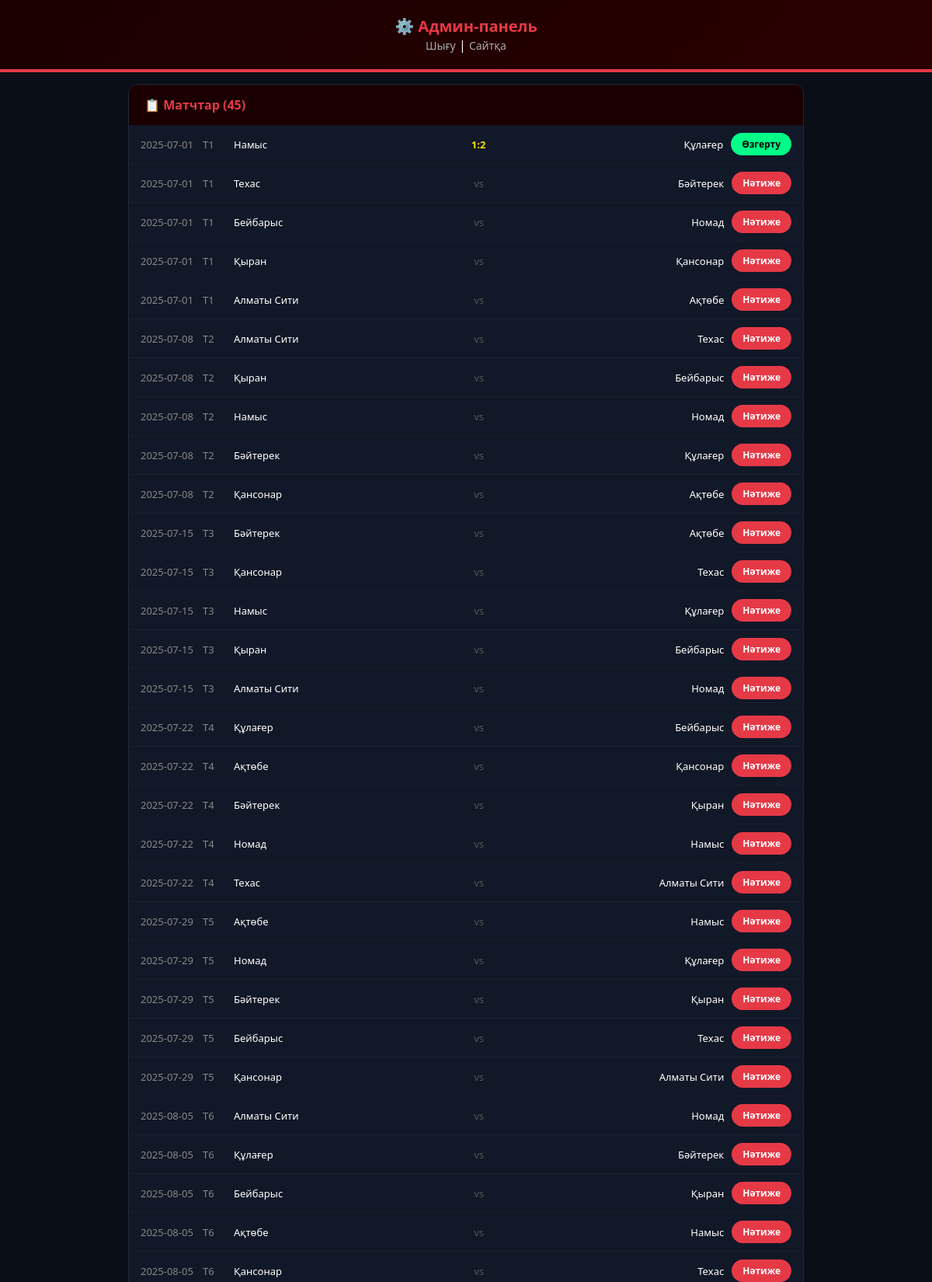
Page /admin (signed in, upper part) on the committed database.
### tables this page shows
CREATE TABLE matches (
        id INTEGER PRIMARY KEY, round INTEGER, home_team_id INTEGER, away_team_id INTEGER,
        home_score INTEGER DEFAULT 0, away_score INTEGER DEFAULT 0,
        match_date TEXT, status TEXT DEFAULT 'scheduled',
        FOREIGN KEY (home_team_id) REFERENCES teams(id),
        FOREIGN KEY (away_team_id) REFERENCES teams(id)
    );

CREATE TABLE teams (
        id INTEGER PRIMARY KEY, name TEXT, logo TEXT DEFAULT '',
        games INTEGER DEFAULT 0, wins INTEGER DEFAULT 0, draws INTEGER DEFAULT 0,
        losses INTEGER DEFAULT 0, goals_for INTEGER DEFAULT 0, goals_against INTEGER DEFAULT 0,
        points INTEGER DEFAULT 0
    );

### app.py (the view)
@app.route('/admin')
@admin_required
def admin():
    db = get_db()
    matches = db.execute('''
        SELECT m.*, t1.name as home_name, t2.name as away_name
        FROM matches m
        JOIN teams t1 ON m.home_team_id = t1.id
        JOIN teams t2 ON m.away_team_id = t2.id
        ORDER BY m.match_date, m.round, m.id
    ''').fetchall()
    news = db.execute('SELECT * FROM news ORDER BY created_date DESC').fetchall()
    db.close()
    return render_template('admin.html', matches=matches, news=news)

### app.py (called while the page is built)
def get_db():
    conn = sqlite3.connect('league.db')
    conn.row_factory = sqlite3.Row
    return conn

def admin_required(f):
    @wraps(f)
    def decorated(*args, **kwargs):
        if 'admin' not in session:
            return redirect('/login')
        return f(*args, **kwargs)
    return decorated

### templates/admin.html (shortened to what this page needs)
<!DOCTYPE html>
<html lang="kk">
<head>
</head>
<body>
    <div class="header">
        <h1>⚙️ Админ-панель</h1>
        <a href="/logout">Шығу</a> | <a href="/">Сайтқа</a>
    </div>
    <div class="container">
        <div class="card">
            <div class="card-header">📋 Матчтар ({{ matches|length }})</div>
            {% for match in matches %}
            <div class="match-row">
                <span style="color:#888;min-width:70px;">{{ match.match_date }}</span>
                <span style="min-width:30px;color:#888;">Т{{ match.round }}</span>
                <span style="flex:1;">{{ match.home_name }}</span>
                {% if match.status == 'finished' %}
                <span class="score">{{ match.home_score }}:{{ match.away_score }}</span>
                {% else %}
                <span style="color:#555;">vs</span>
                {% endif %}
                <span style="flex:1;text-align:right;">{{ match.away_name }}</span>
                <a href="/match/{{ match.id }}" class="btn {% if match.status == 'finished' %}btn-done{% endif %}">
                    {% if match.status == 'finished' %}Өзгерту{% else %}Нәтиже{% endif %}
                </a>
            </div>
            {% endfor %}
        </div>
    </div>
</body>
</html>

### templates/admin.html (style rules this page uses)
* { margin: 0; padding: 0; box-sizing: border-box; }
body { font-family: 'Segoe UI', Arial; background: #0a0e17; color: #fff; }
.header { background: linear-gradient(135deg, #1a0000, #2a0000); padding: 20px; text-align: center; border-bottom: 4px solid #e63946; }
.header h1 { font-size: 20px; color: #e63946; }
.header a { color: #aaa; text-decoration: none; font-size: 14px; }
.container { max-width: 900px; margin: 0 auto; padding: 15px; }
.card { background: #111827; border-radius: 12px; border: 1px solid #1f2937; overflow: hidden; margin-bottom: 15px; }
.card-header { background: #1a0000; padding: 15px 20px; font-weight: 700; color: #e63946; display: flex; align-items: center; gap: 10px; }
.match-row { display: flex; align-items: center; padding: 10px 15px; border-bottom: 1px solid #1a1f2e; gap: 10px; font-size: 13px; }
.btn { background: #e63946; color: #fff; padding: 6px 14px; border-radius: 15px; text-decoration: none; font-size: 12px; font-weight: 600; white-space: nowrap; }
.btn-done { background: #00ff88; color: #000; }
.score { font-weight: 700; margin: 0 5px; color: #ffd700; }

### rows in the picture
matches: match_date "2025-07-01", round "1", home_name "Намыс", home_score "1", away_score "2", away_name "Құлағер", status "Өзгерту"
matches: match_date "2025-07-01", round "1", home_name "Техас", status "vs", away_name "Бәйтерек"
matches: match_date "2025-07-01", round "1", home_name "Бейбарыс", status "vs", away_name "Номад"
matches: match_date "2025-07-01", round "1", home_name "Қыран", status "vs", away_name "Қансонар"
matches: match_date "2025-07-01", round "1", home_name "Алматы Сити", status "vs", away_name "Ақтөбе"
matches: match_date "2025-07-08", round "2", home_name "Алматы Сити", status "vs", away_name "Техас"
matches: match_date "2025-07-08", round "2", home_name "Қыран", status "vs", away_name "Бейбарыс"
matches: match_date "2025-07-08", round "2", home_name "Намыс", status "vs", away_name "Номад"
matches: match_date "2025-07-08", round "2", home_name "Бәйтерек", status "vs", away_name "Құлағер"
matches: match_date "2025-07-08", round "2", home_name "Қансонар", status "vs", away_name "Ақтөбе"
matches: match_date "2025-07-15", round "3", home_name "Бәйтерек", status "vs", away_name "Ақтөбе"
matches: match_date "2025-07-15", round "3", home_name "Қансонар", status "vs", away_name "Техас"
matches: match_date "2025-07-15", round "3", home_name "Намыс", status "vs", away_name "Құлағер"
matches: match_date "2025-07-15", round "3", home_name "Қыран", status "vs", away_name "Бейбарыс"
matches: match_date "2025-07-15", round "3", home_name "Алматы Сити", status "vs", away_name "Номад"
matches: match_date "2025-07-22", round "4", home_name "Құлағер", status "vs", away_name "Бейбарыс"
matches: match_date "2025-07-22", round "4", home_name "Ақтөбе", status "vs", away_name "Қансонар"
matches: match_date "2025-07-22", round "4", home_name "Бәйтерек", status "vs", away_name "Қыран"
matches: match_date "2025-07-22", round "4", home_name "Номад", status "vs", away_name "Намыс"
matches: match_date "2025-07-22", round "4", home_name "Техас", status "vs", away_name "Алматы Сити"
matches: match_date "2025-07-29", round "5", home_name "Ақтөбе", status "vs", away_name "Намыс"
matches: match_date "2025-07-29", round "5", home_name "Номад", status "vs", away_name "Құлағер"
matches: match_date "2025-07-29", round "5", home_name "Бәйтерек", status "vs", away_name "Қыран"
matches: match_date "2025-07-29", round "5", home_name "Бейбарыс", status "vs", away_name "Техас"
matches: match_date "2025-07-29", round "5", home_name "Қансонар", status "vs", away_name "Алматы Сити"
matches: match_date "2025-08-05", round "6", home_name "Алматы Сити", status "vs", away_name "Номад"
matches: match_date "2025-08-05", round "6", home_name "Құлағер", status "vs", away_name "Бәйтерек"
matches: match_date "2025-08-05", round "6", home_name "Бейбарыс", status "vs", away_name "Қыран"
matches: match_date "2025-08-05", round "6", home_name "Ақтөбе", status "vs", away_name "Намыс"
matches: match_date "2025-08-05", round "6", home_name "Қансонар", status "vs", away_name "Техас"

### other values in the picture
{{ matches|length }} "45"
